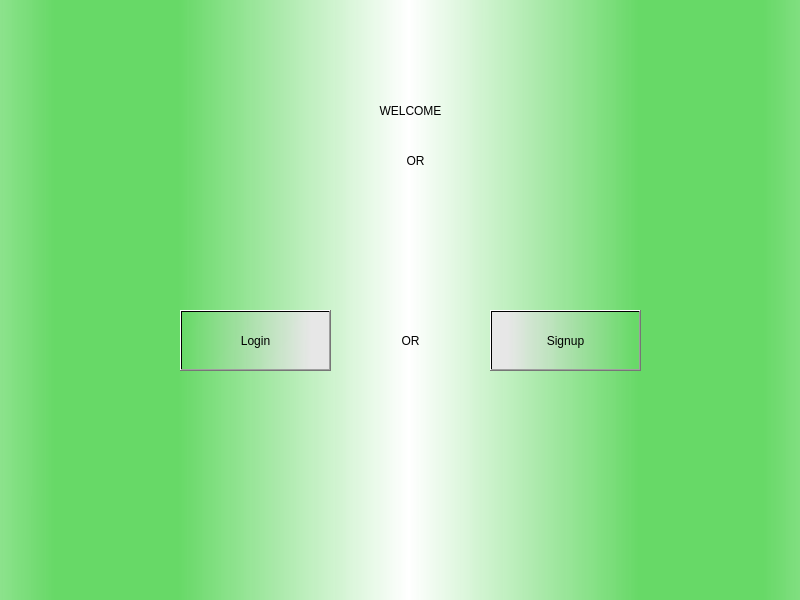
<?xml version="1.0" encoding="UTF-8"?>
<ui version="4.0">
 <class>Dialog</class>
 <widget class="QDialog" name="Dialog">
  <property name="geometry">
   <rect>
    <x>0</x>
    <y>0</y>
    <width>800</width>
    <height>600</height>
   </rect>
  </property>
  <property name="windowTitle">
   <string>Dialog</string>
  </property>
  <property name="styleSheet">
   <string notr="true">background-color: qlineargradient(spread:reflect, x1:0.875818, y1:0.585, x2:0.511, y2:0.584955, stop:0.210227 rgba(103, 217, 103, 244), stop:1 rgba(255, 255, 255, 255));</string>
  </property>
  <widget class="QLabel" name="welcome_label">
   <property name="geometry">
    <rect>
     <x>10</x>
     <y>60</y>
     <width>801</width>
     <height>101</height>
    </rect>
   </property>
   <property name="styleSheet">
    <string notr="true">font: 75 42pt &quot;Times New Roman&quot;;
background-color: rgba(255, 255, 255, 0);</string>
   </property>
   <property name="text">
    <string>WELCOME</string>
   </property>
   <property name="alignment">
    <set>Qt::AlignCenter</set>
   </property>
  </widget>
  <widget class="QPushButton" name="login_button">
   <property name="geometry">
    <rect>
     <x>180</x>
     <y>310</y>
     <width>151</width>
     <height>61</height>
    </rect>
   </property>
   <property name="styleSheet">
    <string notr="true">background-color: qlineargradient(spread:reflect, x1:0, y1:0, x2:0.978, y2:0.00568182, stop:0 rgba(103, 217, 103, 244), stop:0.903409 rgba(231, 231, 231, 255));
font: 75 16pt &quot;Times New Roman&quot;;</string>
   </property>
   <property name="text">
    <string>Login</string>
   </property>
  </widget>
  <widget class="QLabel" name="or_label">
   <property name="geometry">
    <rect>
     <x>380</x>
     <y>320</y>
     <width>61</width>
     <height>41</height>
    </rect>
   </property>
   <property name="styleSheet">
    <string notr="true">background-color: rgba(255, 255, 255, 0);
font: 75 14pt &quot;Times New Roman&quot;;</string>
   </property>
   <property name="text">
    <string>OR</string>
   </property>
   <property name="alignment">
    <set>Qt::AlignCenter</set>
   </property>
  </widget>
  <widget class="QPushButton" name="signup_button">
   <property name="geometry">
    <rect>
     <x>490</x>
     <y>310</y>
     <width>151</width>
     <height>61</height>
    </rect>
   </property>
   <property name="styleSheet">
    <string notr="true">font: 75 16pt &quot;Times New Roman&quot;;
background-color: qlineargradient(spread:reflect, x1:0.977273, y1:0, x2:0.012, y2:0, stop:0 rgba(103, 217, 103, 244), stop:0.903409 rgba(231, 231, 231, 255));</string>
   </property>
   <property name="text">
    <string>Signup</string>
   </property>
  </widget>
  <widget class="QLabel" name="date_label">
   <property name="geometry">
    <rect>
     <x>310</x>
     <y>140</y>
     <width>211</width>
     <height>41</height>
    </rect>
   </property>
   <property name="styleSheet">
    <string notr="true">background-color: rgba(255, 255, 255, 0);
font: 75 12pt &quot;Times New Roman&quot;;</string>
   </property>
   <property name="text">
    <string>OR</string>
   </property>
   <property name="alignment">
    <set>Qt::AlignCenter</set>
   </property>
  </widget>
 </widget>
 <resources/>
 <connections/>
</ui>
